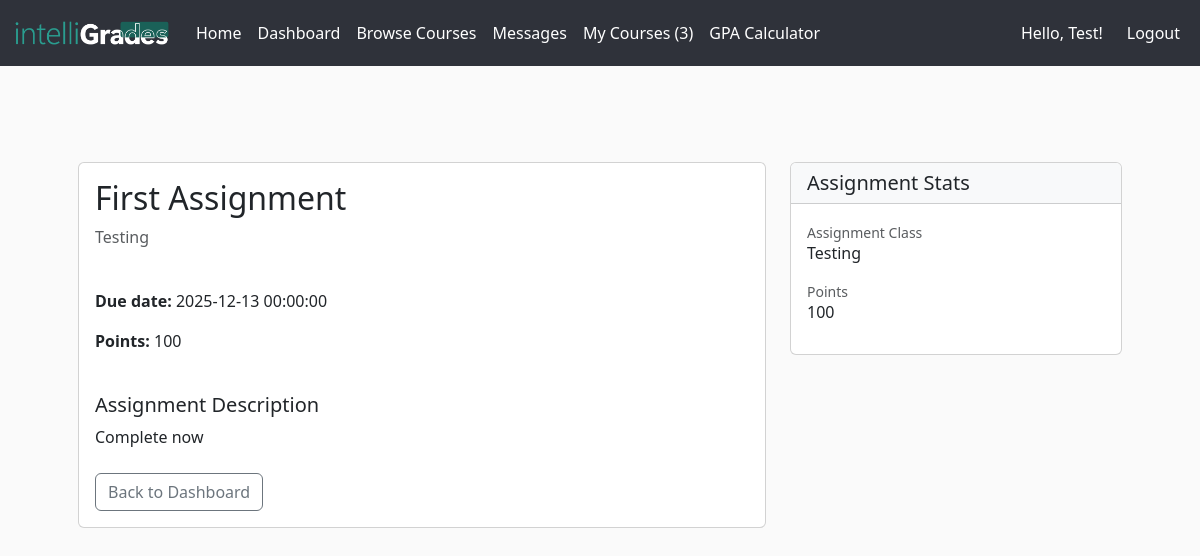
Page /assignments/1 (signed in) on the earlier database version.
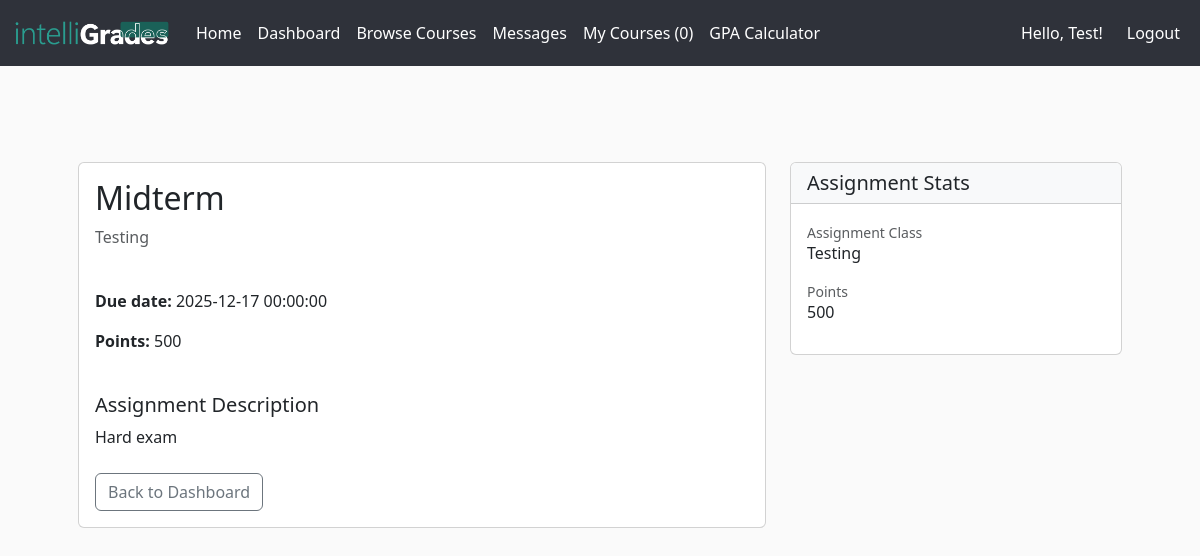
Same page on the later database version.
### app/models.py (models this page shows, shortened)
class Assignment(db.Model):
    __tablename__ = "assignments"
    id = db.Column(db.Integer, primary_key=True)
    course_id = db.Column(db.Integer, db.ForeignKey('courses.id'), nullable=False)
    title = db.Column(db.String(200), nullable=False)
    description = db.Column(db.Text, nullable=False)
    due_date = db.Column(db.DateTime, default=datetime.utcnow)
    created_at = db.Column(db.DateTime, default=datetime.utcnow)
    max_points = db.Column(db.Integer, default=100)
    course = db.relationship('Course', back_populates='assignments')
    student_assignments = db.relationship(
        'StudentAssignment',
        back_populates='assignment',
        lazy='dynamic',
        cascade='all,delete-orphan'
    )

### app/assignments/routes.py (the view)
@assignments_bp.route('/<int:assignment_id>')
@login_required
def assignment_detail(assignment_id):
    assignment = Assignment.query.get_or_404(assignment_id)
    course = assignment.course
    return render_template('assignments/assignment_details.html', assignment=assignment, course=course)

### app/__init__.py (called while the page is built)
@create_app.context_processor
def inject_notifications():
    if current_user.is_authenticated:
        return {
            "notifications": [
                {"message": "You haven’t checked Week 3 notes."},
                {"message": "New message in CMPE 102 discussion board."}
            ]
        }
    return {"notifications": []}

@login_manager.user_loader
def load_user(user_id):
    return User.query.get(int(user_id))

### app/models.py (called while the page is built)
    @property
    def is_student(self):
        return self.role == self.ROLE_STUDENT

    @property
    def is_professor(self):
        return self.role == self.ROLE_PROFESSOR

    @property
    def is_admin(self):
        return self.role == self.ROLE_ADMIN

    def get_enrolled_courses_count(self):
        from app.models import Enrollment
        return Enrollment.query.filter_by(user_id=self.id).count()

### app/assignments/templates/assignments/assignment_details.html (shortened to what this page needs)
{% extends "base.html" %} {% block body %}
<div class="container mt-5">
  <div class="row">
    <div class="col-lg-8">
      <div class="card mb-4">
        <div class="card-body">
          <div class="d-flex justify-content-between align-items-start mb-4">
            <div>
              <h2 class="card-title">{{ assignment.title }}</h2>
              <p class="text-muted">{{ course.title }}</p>
            </div>
          </div>
          <div class="row mb-4">
            <div class="col-md-6">
              <p><strong>Due date:</strong> {{ assignment.due_date }}</p>
              <p><strong>Points:</strong> {{ assignment.max_points }}</p>
            </div>
          </div>
          <div class="mb-4">
            <h5>Assignment Description</h5>
            <p>{{ assignment.description or 'No description available.' }}</p>
          </div>
          <div class="d-flex gap-2">
            <a
              href="{{ url_for('courses.course_dashboard', course_id=course.id, tab='assignments') }}"
              class="btn btn-outline-secondary"
            >
              Back to Dashboard
            </a>
          </div>
        </div>
      </div>
    </div>
    <div class="col-lg-4">
      <div class="card mb-4">
        <div class="card-header bg-light">
          <h5 class="mb-0">Assignment Stats</h5>
        </div>
        <div class="card-body">
          <div class="mb-3">
            <label class="text-muted small">Assignment Class</label>
            <p class="h6">{{ course.title }}</p>
          </div>
          <div class="mb-3">
            <label class="text-muted small">Points</label>
            <p class="h6">{{ assignment.max_points }}</p>
          </div>
        </div>
      </div>
    </div>
  </div>
</div>
{% endblock %}

### app/templates/base.html (shortened to what this page needs)
<!DOCTYPE html>
<html lang="en">
  <head>
    <link
      href="https://cdn.jsdelivr.net/npm/bootstrap@5.3.8/dist/css/bootstrap.min.css"
      rel="stylesheet"
    />
    <link
      rel="stylesheet"
      href="{{ url_for('static', filename='styles.css') }}"
    />
  </head>
  <body>
    <nav class="navbar navbar-expand-lg">
      <div class="container-fluid">
        <a href="{{ url_for('main.index') }}">
          <img class="navbar-brand" src="{{ url_for('static',
          filename='images/med-logo.png')}}" height="50" width: auto;
          alt="IntelliGrades" />
        </a>
        <div class="collapse navbar-collapse">
          <ul class="navbar-nav me-auto">
            <li class="nav-item">
              <a
                class="nav-link {% if request.path == url_for('main.index') %}active fw-bold{% endif %}"
                href="{{ url_for('main.index') }}"
              >
                Home
              </a>
            </li>
            {% if current_user.is_authenticated %}
            <li class="nav-item">
              <a
                class="nav-link {% if request.path.startswith('/dashboard') %}active fw-bold{% endif %}"
                href="{{ url_for('main.dashboard') }}"
              >
                Dashboard
              </a>
            </li>
            <li class="nav-item">
              <a
                class="nav-link {% if request.path.startswith('/courses') and not request.path.startswith('/courses/my') and not request.path.startswith('/courses/created') %}active fw-bold{% endif %}"
                href="{{ url_for('courses.courses_list') }}"
              >
                Browse Courses
              </a>
            </li>
            <li class="nav-item">
              <a
                class="nav-link {% if request.path.startswith('/messages') %}active fw-bold{% endif %}"
                href="{{ url_for('main.messages') }}"
              >
                Messages
              </a>
            </li>
            {% if current_user.is_student %}
            <li class="nav-item">
              <a
                class="nav-link {% if request.path.startswith('/courses/my') %}active fw-bold{% endif %}"
                href="{{ url_for('courses.my_courses') }}"
              >
                My Courses ({{ current_user.get_enrolled_courses_count() }})
              </a>
            </li>
            <li class="nav-item">
              <a
                class="nav-link {% if request.path.startswith('/gpa') %}active fw-bold{% endif %}"
                href="{{ url_for('main.gpa_calculator') }}"
              >
                GPA Calculator
              </a>
            </li>
            {% endif %}
             {% endif %}
          </ul>
          <ul class="navbar-nav">
            {% if not current_user.is_authenticated %}
            <li class="nav-item">
              <a
                class="nav-link {% if request.path.startswith('/auth/login') %}active fw-bold{% endif %}"
                href="{{ url_for('auth.login') }}"
              >
                Login
              </a>
            </li>
            <li class="nav-item">
              <a
                class="nav-link {% if request.path.startswith('/auth/register') %}active fw-bold{% endif %}"
                href="{{ url_for('auth.register') }}"
              >
                Register
              </a>
            </li>
            {% else %}
            <li class="nav-item ms-auto d-flex align-items-center">
              <span class="navbar-text me-3">
                {% set username = current_user.email.split('@')[0].capitalize()
                %} Hello, {{ username }}!
              </span>
              <a class="nav-link" href="{{ url_for('auth.logout') }}">
                Logout
              </a>
            </li>
            {% endif %}
          </ul>
        </div>
      </div>
    </nav>
    <div class="container p-4">
      <div class="container py-2">{% block body %}{% endblock %}</div>
    </div>
  </body>
</html>

Differences in the rows shown:
changed Assignment: title "First Assignment" → "Midterm"; due_date "2025-12-13 00:00:00" → "2025-12-17 00:00:00"; max_points "100" → "500"; description "Complete now" → "Hard exam"
Other differences:
{{ current_user.get_enrolled_courses_count() }}: "3" → "0"
